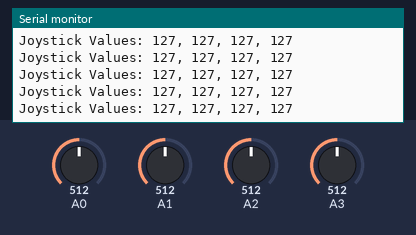
Simulated run of this sketch. Board: Arduino Uno, built with avr-gcc and run on an emulated ATmega328P. On the bench: the last lines printed to the serial monitor. The inputs (shaded band) are chosen by the test bench; at power-on: A0 = 512, A1 = 512, A2 = 512, A3 = 512. No radio packets arrive unless stated.

Above: at 1.2 s.
1.3 s: A0 set to 419
At 2.2 s:
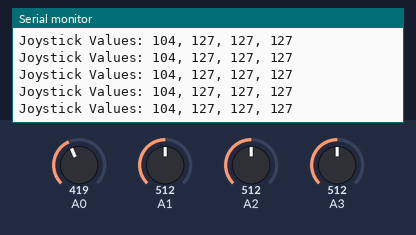
4.3 s: A0 set to 383
At 4.9 s:
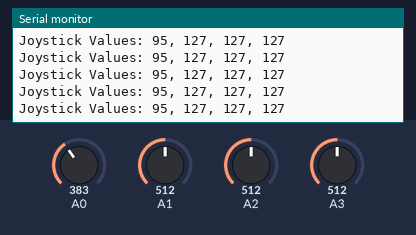
7.3 s: A1 set to 417
At 8.0 s:
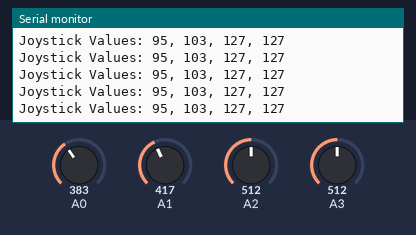
10.3 s: A1 set to 395
At 11.3 s:
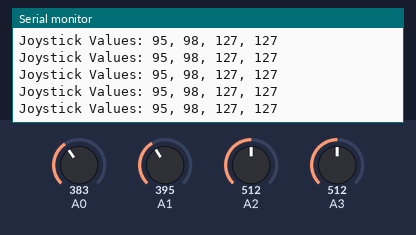
13.3 s: A2 set to 420
At 13.9 s:
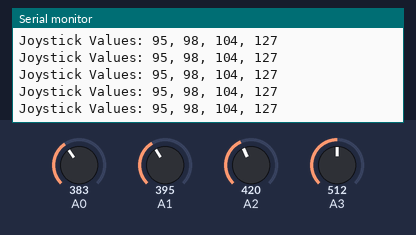
16.3 s: A2 set to 390
At 16.8 s:
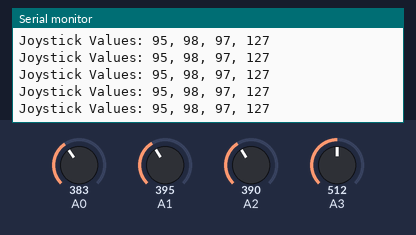
Timing chart, 0 to 19.3 s (numbered marks = the images above; inputs shaded):
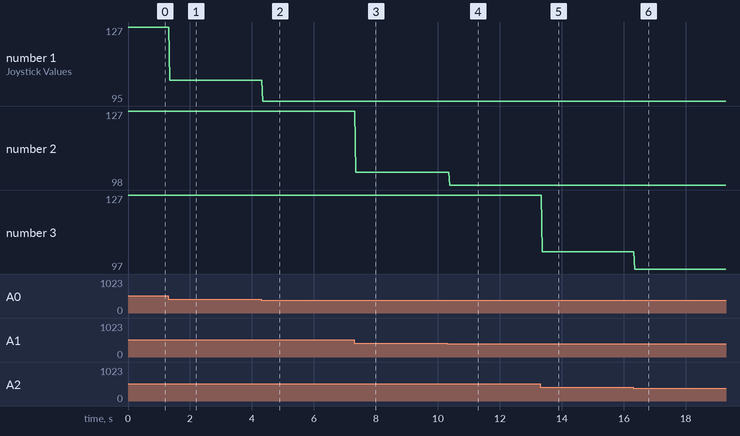

The sketch:

Tx.ino
```cpp
#include <SPI.h>
#include <nRF24L01.h>
#include <RF24.h>

// Define the CE and CSN pins for the nRF24L01 module
#define CE_PIN 10
#define CSN_PIN 9

// Create an RF24 object
RF24 radio(CE_PIN, CSN_PIN);

// Address for communication between transmitter and receiver
const uint64_t address = 0xF0F0F0F0E1LL;
// Variables to store joystick values
int joy1X, joy1Y, joy2X, joy2Y;

void setup() {
  // Initialize serial communication for debugging
  Serial.begin(9600);

  // Initialize the nRF24L01 module
  radio.begin();
  radio.openWritingPipe(address);
  radio.setPALevel(RF24_PA_MIN); // Set power level (MIN, LOW, HIGH, MAX)
  radio.stopListening(); // Set as transmitter
}

void loop() {
  // Read joystick values
  joy1X = analogRead(A0); // Joystick 1 X-axis
  joy1Y = analogRead(A1); // Joystick 1 Y-axis
  joy2X = analogRead(A2); // Joystick 2 X-axis
  joy2Y = analogRead(A3); // Joystick 2 Y-axis

  // Map joystick values to a range of 0-255 for PWM control
  int data[4] = {
    map(joy1X, 0, 1023, 0, 255), // Joystick 1 X-axis
    map(joy1Y, 0, 1023, 0, 255), // Joystick 1 Y-axis
    map(joy2X, 0, 1023, 0, 255), // Joystick 2 X-axis
    map(joy2Y, 0, 1023, 0, 255)  // Joystick 2 Y-axis
  };

  // Send data to the receiver
  radio.write(&data, sizeof(data));

  // Debugging output
  Serial.print("Joystick Values: ");
  Serial.print(data[0]);
  Serial.print(", ");
  Serial.print(data[1]);
  Serial.print(", ");
  Serial.print(data[2]);
  Serial.print(", ");
  Serial.println(data[3]);

  delay(20); // Small delay to avoid flooding the radio
}
```

Measured:
- after the input at 1.3 s, the serial monitor: prints a new line after 0.05 s (image 1)
- after the input at 4.3 s, the serial monitor: prints a new line after 0.06 s (image 2)
- after the input at 7.3 s, the serial monitor: prints a new line after 0.05 s (image 3)
- after the input at 10.3 s, the serial monitor: prints a new line after 0.08 s (image 4)
- after the input at 13.3 s, the serial monitor: prints a new line after 0.07 s (image 5)
- after the input at 16.3 s, the serial monitor: prints a new line after 0.05 s (image 6)
- plotted number 1: 127 → 104 after the input at 1.3 s, 104 → 95 after the input at 4.3 s
- plotted number 2: 127 → 103 after the input at 7.3 s, 103 → 98 after the input at 10.3 s
